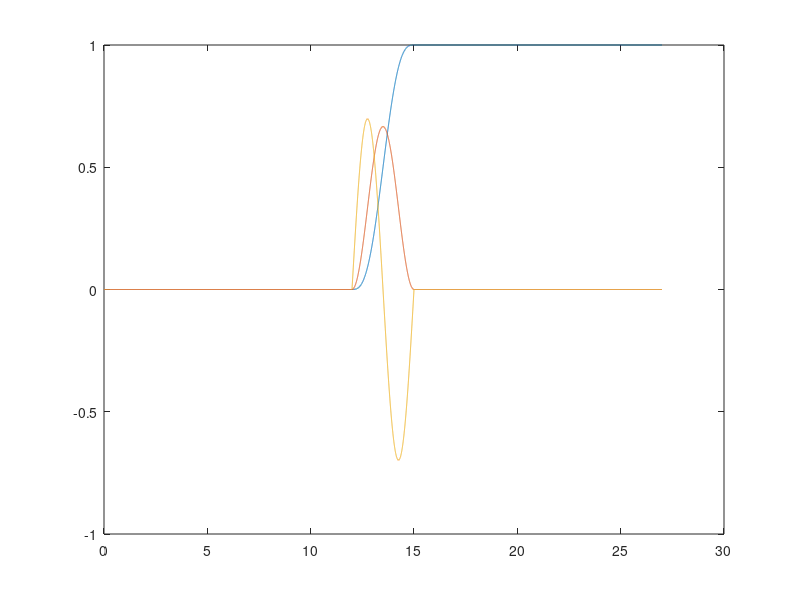

Source code (MATLAB): (Note: this script raises an error after producing the figure.)
clc
clear all
close all
% Step 1 %%%%%%%%%%%%%%%%% Define the desired output %%%%%
% lamda=1;eplsion=0.5;M=1;J=1;g=9.81;
% %%redifine the deisred trajectory as them in paper
% Npre=5;Npost=Npre;
% T=8;delt=0.001;
% t=Npre:delt:(T+Npre);
% yd1=1-exp(-0.0004*(t-5).^5);
% yd2=0.002*(t-5).^4.*exp(-0.0004*(t-5).^5);
% yd3=(0.006*(t-5).^3-(0.002*(t-5).^4).^2).*exp(-0.0004*(t-5).^5);
% t=0:delt:(Npre+Npost+2*T);
% yd=[zeros(1,Npre/delt-1) yd1 fliplr(yd1) zeros(1,Npre/delt)];
% ydd=[zeros(1,Npre/delt-1) yd2 -fliplr(yd2) zeros(1,Npre/delt)];
% yd2d=[zeros(1,Npre/delt-1) yd3 fliplr(yd3) zeros(1,Npre/delt)];
% 
% zd=zeros(size(yd));zdd=zeros(size(ydd));zd2d=zeros(size(yd2d));
% plot(t,yd,t,ydd,'--',t,yd2d,'--');
% 
% iteration=16; % number of iterations
% % Initializing
% eta2_total=[]; eta2_hat=[];% store unstable solution at each iteration
% eta1_total=[];eta1_hat=[]; % store stable solution at each iteration
% etau = zeros(size(yd));

T = 3; % T is the time period in seconds
om = 2*pi/T; delt =0.001;
lamda=1;eplsion=0.5;M=1;J=1;g=9.81;
% the step size for computation
Ymax = 1; Ay = Ymax*2*pi/(T^2);
%
t = 0:delt:T;
yd = (Ay/om)*t -(Ay/om/om)*sin(om*t);zd=cos(om*t);
ydd = (Ay/om)*(1 - cos(om*t));zdd=-0.5*om*sin(om*t);
yd2d = Ay*sin(om*t);zd2d=-om*om*cos(om*t);
plot(yd,zd)

% add zeros/constants
Npre =4; Npost =Npre;
tpre = 0:delt:(Npre*T-delt);
tpost = 0:delt:(Npost*T-delt);
%
t = 0:delt:(1+Npre+Npost)*T;
yd = [zeros(size(tpre)) yd ones(size(tpost))];
ydd = [zeros(size(tpre)) ydd zeros(size(tpost))];
yd2d = [zeros(size(tpre)) yd2d zeros(size(tpost))];
%
zd = [ones(size(tpre)) zd Ymax*ones(size(tpost))];
zdd = [zeros(size(tpre)) zdd zeros(size(tpost))];
zd2d = [zeros(size(tpre)) zd2d zeros(size(tpost))];
plot(t,yd,t,ydd,t,yd2d)

iteration=16; % number of iterations
% Initializing
eta2_total=[]; eta2_hat=[];% store unstable solution at each iteration
eta1_total=[];eta1_hat=[]; % store stable solution at each iteration
etau = zeros(size(yd));

%%%calculate approxiated eta
gama=sqrt(lamda*M*g/J/eplsion);
eta=etau;
Au=gama; As=-gama; Bu=1/2/gama; Bs=-1/2/gama; C=1; D=0;

%calcualte eta_stable for later use
for i=1:iteration
pn=(lamda*M*yd2d.*cos(eta)+lamda*(M*zd2d+M*g).*sin(eta)-lamda*M*g*eta)/(J*eplsion);
u_tf = -inv(Au)*Bu*pn(end);
[Zu,zu1]=lsim(-Au,-Bu,C,D,fliplr(pn),t,u_tf);
Zu = fliplr(Zu');
u_to = -inv(As)*Bs*pn(1);
[Zs,zs1]=lsim(As,Bs,C,D,pn,t,u_to);
Zs = Zs';
eta=inv([gama -1;gama 1])*2*gama*[Zs;Zu];
eta1_total=[eta1_total; eta(1,:)];
eta2_total=[eta2_total; eta(2,:)];
eta=eta(1,:);
end
%%%%%%%%%%%%%%%%%%%%calculate u inverse with preview time 
Tp=8;m=6;
eta_0=[exp(-gama*(t(1:(Tp/delt))))*eta(Tp/delt+1);zeros(1,Tp/delt)];
for j=1:m
    if j==1
yd2d_pre=yd2d((Tp/delt*(j-1)+1):(Tp/delt*j));
zd2d_pre=zd2d((Tp/delt*(j-1)+1):(Tp/delt*j));
t_pre=t(1:(Tp/delt));
E=exp(-gama*(t_pre))*eta(Tp/delt*(j-1)+1);
    elseif 1<j&&j<=(m-1)
yd2d_pre=yd2d((Tp/delt*(j-1)/2+1):(Tp/delt*(j+1)/2));
zd2d_pre=zd2d((Tp/delt*(j-1)/2+1):(Tp/delt*(j+1)/2));
t_pre=t(1:(Tp/delt));
E=exp(-gama*(t_pre))*eta(Tp/delt*(j-1)/2+1);
    else
yd2d_pre=yd2d(((m-1)*Tp/2/delt)+1:end);
zd2d_pre=zd2d(((m-1)*Tp/2/delt)+1:end);
t_pre=t(1:(length(t)-(m-1)*Tp/2/delt));
E=exp(-gama*(t_pre))*eta((m-1)*Tp/2/delt);   
    end
if j==m
    eta_0=eta_0(:,Tp/delt-length(t)+1+(m-1)*Tp/2/delt:end);
end
for i=1:8
eta_hat_pre=[1 0]*inv([gama -1;gama 1])*2*gama*eta_0;
pn=(lamda*M*yd2d_pre.*cos(eta_hat_pre)+lamda*(M*zd2d_pre+M*g).*sin(eta_hat_pre)-lamda*M*g*eta_hat_pre)/(J*eplsion);

u_tf = -inv(Au)*Bu*pn(end);
[Zu,zu2]=lsim(-Au,-Bu,C,D,fliplr(pn),t_pre,u_tf);
Zu = fliplr(Zu');

u_to = -inv(As)*Bs*pn(1);
[Zs,zs2]=lsim(As,Bs,C,D,pn,t_pre,u_to);
Zs = Zs'+E;
eta_0=[Zs;Zu];
end
eta_f=inv([gama -1;gama 1])*2*gama*[Zs;Zu];
if j<m
eta1_hat=[eta1_hat eta_f(1,1:(Tp/2/delt))];
eta2_hat=[eta2_hat eta_f(2,1:(Tp/2/delt))];
else
eta1_hat=[eta1_hat eta_f(1,:)];
eta2_hat=[eta2_hat eta_f(2,:)];
end
size(eta_f)
size(eta2_hat)
end
%%%%%%%%%%%%%%%%%%%%%%%%%%%%%%%%%%%%%%%%%%%%%%%%%%%%%%%%%
%%%%%%%%%%%%%%%%%%%%%%%%%%%%%%%%%%%%%%%%%%%%%%%%%%%%%%%%%
%%%%%simulation
eta1=eta1_hat;eta2=eta2_hat;
uff=1/eplsion*[-eplsion*sin(eta1)*M.*yd2d+eplsion*cos(eta1).*(M*zd2d+M*g);cos(eta1)*M.*yd2d+sin(eta1).*(M*zd2d+M*g)];
figure(3)
subplot(211)
plot(t,uff(1,:))
subplot(212)
plot(t,uff(2,:))
xlabel('time')
ylabel('inverse input')

U=[t;[uff(1,:);uff(2,:)]];
x0=[0 0 1 0 0 0]';
[t,x]=ode45('vtol',t,x0,[],U);

figure(4)
subplot(211)
plot(t,yd,t,x(:,1))
xlabel('time')
ylabel('output')
legend('desired trajectory x','tracking trajectory x_{ff}')
subplot(212)
plot(t,zd,t,x(:,3))
xlabel('time')
ylabel('output')
legend('desired trajectory z','tracking trajectory z_{ff}')

%feedback controller
A=[0 1 0 0 0 0;
    0 0 0 0 -g 0;
    0 0 0 1 0 0;
    0 0 0 0 0 0;
    0 0 0 0 0 1; 
    0 0 0 0 0 0];
B=[0 0;0 eplsion/M;0 0;1/M 0;0 0;0 lamda/J];
C=[1 0 0 0 0 0;0 0 1 0 0 0];
D=0;
R=1/1000*eye(2);Q=C'*C;
[K1,S,e]=lqr(A,B,Q,R);
A1=A-B*K1;
sys_close=ss(A1,B,C,D);
go= dcgain(sys_close);%calculate go
r=inv(go)*[yd;zd];
[y1,t,x1]=lsim(sys_close,r,t,x0);%simulate 

figure(5)
subplot(211)
plot(t,y1(:,1),t,yd)
title('desired trajectory vs fb simulation,T=5')
xlabel('t')
ylabel('x')
legend('tracking trajectory x_{fb}','desired trajectory')
subplot(212)
plot(t,y1(:,2),t,zd)
title('desired trajectory vs fb simulation,T=5')
xlabel('t')
ylabel('z')
legend('tracking trajectory z_{fb}','desired trajectory')


%add feedback to feedforward vs feedback alone in ODE45
U=[t';[uff(1,:);uff(2,:)]];
k=[yd;ydd;zd;zdd;eta1;eta2];

[t3,x3]=ode45('vtolfffb',t,x0,[],U,k,K1);
figure(6)
subplot(211)
plot(t,yd,t,x3(:,1))
xlabel('time')
ylabel('output x')
legend('desired trajectory x','x_{ff+fb}')
subplot(212)
plot(t,zd,t,x3(:,3))
xlabel('time')
ylabel('output z')
legend('desired trajectory z','z_{ff+fb}')

figure(7)
subplot(211)
plot(t,x3(:,1),t,yd,t,y1(:,1),'--')
title('desired trajectory vs fb vs fb+ff T=5')
xlabel('t')
ylabel('x')
legend('x_{fffb}','desired trajectory','x_{fb}')
subplot(212)
plot(t,x3(:,3),t,zd,t,y1(:,2),'--')
title('desired trajectory vs fb vs fb+ff T=5')
xlabel('t')
ylabel('z')
legend('z_{fffb}','desired trajectory','z_{fb}')


ufb=-K1*(x3'-k);
figure(8)
plot(t,ufb(1,:),t,ufb(2,:),t,uff(1,:),'--',t,uff(2,:),'--')
title('ff+fb input vs fb input T=5')
xlabel('t')
ylabel('u')
legend('u1_{fb}','u2_{fb}','u1_{ff}','u2_{ff}')

figure(14)
plot(yd,zd)
hold on
plot(x3(:,1),x3(:,3),'--')
hold on
plot(x1(:,1),x1(:,3))
xlabel('x')
ylabel('z')
legend('desired','ff+fb','fb')

figure(15)
subplot(211)
plot(t,yd,t,x1(:,1),t,x3(:,1))
xlabel('t')
ylabel('x')
legend('desired','fb','ff+fb')
subplot(212)
plot(t,zd,t,x1(:,3),t,x3(:,3))
xlabel('t')
ylabel('z')
legend('desired','fb','ff+fb')

error1=yd-x3(:,1)';
error2=zd-x3(:,3)';
figure(16)
subplot(211)
plot(t,error1)
subplot(212)
plot(t,error2)
xlabel('t')
ylabel('error')
title('ff+fb trakcing error of x')


